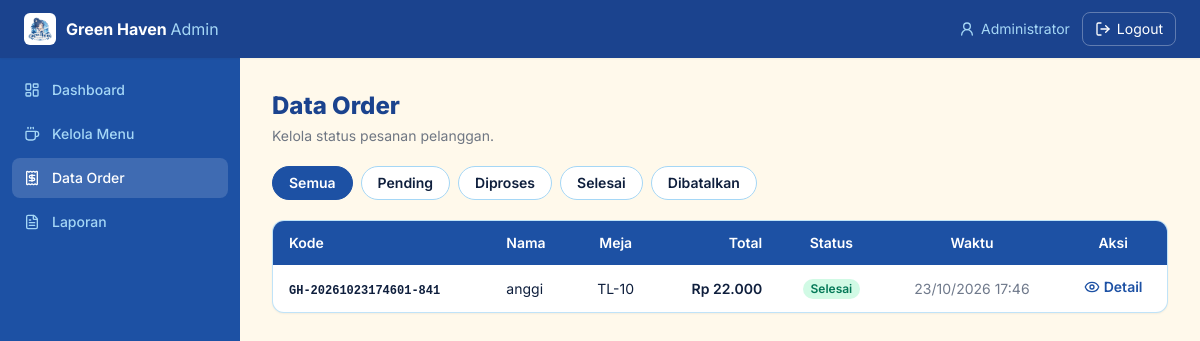
Page /admin/order.php (signed in) on the committed database.
### tables this page shows
CREATE TABLE `orders` (
  `id` int(11) UNSIGNED NOT NULL,
  `kode_order` varchar(30) NOT NULL,
  `pelanggan_id` int(11) UNSIGNED NOT NULL,
  `no_meja` varchar(10) NOT NULL,
  `total_harga` decimal(14,2) NOT NULL DEFAULT 0.00,
  `status` enum('pending','diproses','selesai','dibatalkan') NOT NULL DEFAULT 'pending',
  `catatan` text DEFAULT NULL,
  `waktu_order` datetime NOT NULL DEFAULT current_timestamp(),
  `updated_at` datetime NOT NULL DEFAULT current_timestamp() ON UPDATE current_timestamp()
);

CREATE TABLE `pelanggan` (
  `id` int(11) UNSIGNED NOT NULL,
  `nama` varchar(100) NOT NULL,
  `no_meja` varchar(10) NOT NULL,
  `no_hp` varchar(20) DEFAULT NULL,
  `waktu_datang` datetime NOT NULL DEFAULT current_timestamp()
);

### config/koneksi.php (called while the page is built, shortened)
<?php
function asset($path = '') {
    return BASE_URL . ltrim($path, '/');
}
function rupiah($angka) {
    return "Rp " . number_format((float)$angka, 0, ',', '.');
}

### admin/order.php (the view, shortened to what this page needs)
<?php
require_once '../config/koneksi.php';
include '../includes/header.php';
$filter = $_GET['status'] ?? '';
$where  = "";
$q = mysqli_query($koneksi, "SELECT o.*, p.nama FROM orders o
                             JOIN pelanggan p ON o.pelanggan_id = p.id
                             $where ORDER BY o.waktu_order DESC");
$statusList = [
    ''           => ['Semua', 'bg-ocean text-white border-ocean', 'bg-white text-ink border-sky hover:border-ocean'],
    'pending'    => ['Pending', 'bg-latte text-white border-latte', 'bg-white text-ink border-sky hover:border-latte'],
    'diproses'   => ['Diproses', 'bg-ocean text-white border-ocean', 'bg-white text-ink border-sky hover:border-ocean'],
    'selesai'    => ['Selesai', 'bg-emerald-600 text-white border-emerald-600', 'bg-white text-ink border-sky hover:border-emerald-600'],
    'dibatalkan' => ['Dibatalkan', 'bg-red-600 text-white border-red-600', 'bg-white text-ink border-sky hover:border-red-600'],
];
?>
<nav class="sticky top-0 z-40 bg-ocean-dark text-white shadow-sm">
    <div class="px-4 lg:px-6 py-3 flex items-center justify-between">
        <a href="<?= asset('admin/dashboard.php'); ?>" class="flex items-center gap-2.5">
            <img src="<?= asset('assets/logo-brand.png'); ?>" alt="Green Haven"
                 class="h-8 w-8 rounded-md bg-white object-contain p-0.5">
            <span class="font-bold">Green Haven <span class="text-sky font-normal hidden sm:inline">Admin</span></span>
        </a>
        <div class="flex items-center gap-3 text-sm">
            <span class="hidden sm:flex items-center gap-1.5 text-sky">
                <i data-lucide="user-round" class="w-4 h-4"></i>
                <?= htmlspecialchars($_SESSION['admin_nama']); ?>
            </span>
            <a href="<?= asset('admin/logout.php'); ?>"
               class="border border-white/30 hover:bg-white/10 px-3 py-1.5 rounded-lg flex items-center gap-1.5 transition">
                <i data-lucide="log-out" class="w-4 h-4"></i> Logout
            </a>
        </div>
    </div>
</nav>
<div class="flex min-h-[calc(100vh-56px)]">
    <aside class="hidden md:flex flex-col w-60 bg-ocean text-white p-3 gap-1">
        <?php $current = basename($_SERVER['PHP_SELF']); ?>
        <?php
        $items = [
            ['dashboard.php', 'layout-dashboard', 'Dashboard'],
            ['menu.php',      'coffee',           'Kelola Menu'],
            ['order.php',     'receipt',          'Data Order'],
            ['laporan.php',   'file-text',        'Laporan'],
        ];
        foreach ($items as [$href, $icon, $label]):
        ?>
            <a href="<?= asset('admin/' . $href); ?>"
               class="flex items-center gap-3 px-3 py-2.5 rounded-lg text-sm font-medium transition
                      <?= $current === $href ? 'bg-white/15 text-white' : 'text-sky hover:bg-white/10 hover:text-white'; ?>">
                <i data-lucide="<?= $icon; ?>" class="w-4 h-4"></i>
                <?= $label; ?>
            </a>
        <?php endforeach; ?>
    </aside>
    <main class="flex-1 p-6 lg:p-8">
        <h1 class="text-2xl font-extrabold text-ocean-dark mb-1">Data Order</h1>
        <p class="text-sm text-ink/60 mb-5">Kelola status pesanan pelanggan.</p>
        <div class="flex flex-wrap gap-2 mb-5">
            <?php foreach ($statusList as $key => [$label, $active, $inactive]): ?>
                <a href="<?= asset('admin/order.php' . ($key ? '?status=' . $key : '')); ?>"
                   class="px-4 py-1.5 rounded-full text-sm font-semibold border transition
                          <?= $filter === $key ? $active : $inactive; ?>">
                    <?= $label; ?>
                </a>
            <?php endforeach; ?>
        </div>
        <div class="bg-white rounded-xl border border-sky/70 overflow-hidden shadow-sm">
            <div class="overflow-x-auto">
                <table class="w-full text-sm">
                    <thead class="bg-ocean text-white">
                        <tr>
                            <th class="text-left px-4 py-3 font-semibold">Kode</th>
                            <th class="text-left px-4 py-3 font-semibold">Nama</th>
                            <th class="text-center px-4 py-3 font-semibold">Meja</th>
                            <th class="text-right px-4 py-3 font-semibold">Total</th>
                            <th class="text-center px-4 py-3 font-semibold">Status</th>
                            <th class="text-center px-4 py-3 font-semibold">Waktu</th>
                            <th class="text-center px-4 py-3 font-semibold">Aksi</th>
                        </tr>
                    </thead>
                    <tbody class="divide-y divide-sky/50">
                        <?php while ($o = mysqli_fetch_assoc($q)):
                            $badge = match ($o['status']) {
                                'pending'    => 'bg-latte/20 text-latte-dark',
                                'diproses'   => 'bg-ocean/10 text-ocean',
                                'selesai'    => 'bg-emerald-100 text-emerald-700',
                                'dibatalkan' => 'bg-red-100 text-red-700',
                                default      => 'bg-sky/40 text-ocean',
                            };
                        ?>
                        <tr class="hover:bg-cream/70">
                            <td class="px-4 py-3"><code class="text-xs font-semibold text-ink"><?= htmlspecialchars($o['kode_order']); ?></code></td>
                            <td class="px-4 py-3"><?= htmlspecialchars($o['nama']); ?></td>
                            <td class="px-4 py-3 text-center"><?= htmlspecialchars($o['no_meja']); ?></td>
                            <td class="px-4 py-3 text-right font-semibold"><?= rupiah($o['total_harga']); ?></td>
                            <td class="px-4 py-3 text-center">
                                <span class="inline-block px-2 py-0.5 rounded-full text-xs font-semibold capitalize <?= $badge; ?>"><?= $o['status']; ?></span>
                            </td>
                            <td class="px-4 py-3 text-center text-ink/60"><?= date('d/m/Y H:i', strtotime($o['waktu_order'])); ?></td>
                            <td class="px-4 py-3 text-center">
                                <a href="<?= asset('admin/order_detail.php?id=' . (int)$o['id']); ?>"
                                   class="inline-flex items-center gap-1 text-ocean hover:text-ocean-dark font-semibold">
                                    <i data-lucide="eye" class="w-4 h-4"></i> Detail
                                </a>
                            </td>
                        </tr>
                        <?php endwhile; ?>
                    </tbody>
                </table>
            </div>
        </div>
    </main>
</div>
<?php include '../includes/footer.php'; ?>

### includes/header.php (style rules this page uses)
body { font-family: 'Inter', system-ui, sans-serif; }

### rows in the picture
orders: kode_order "GH-20261023174601-841", pelanggan.nama "anggi", no_meja "TL-10", total_harga "Rp 22.000", status "Selesai", waktu_order "23/10/2026 17:46"

### other values in the picture
$_SESSION['admin_nama'] "Administrator"
$label "Dashboard"
$label "Kelola Menu"
$label "Data Order"
$label "Laporan"
$label "Semua"
$label "Pending"
$label "Diproses"
$label "Selesai"
$label "Dibatalkan"
